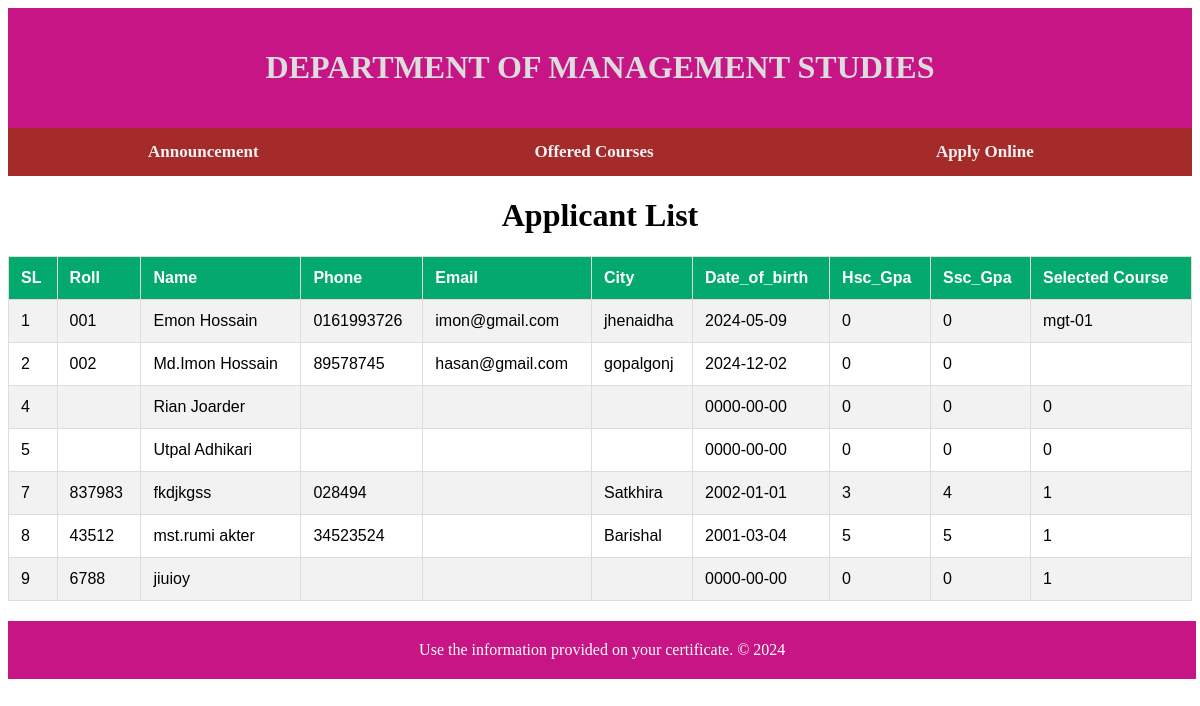
The page /applicant_list.php on the database its author committed.
### tables this page shows
CREATE TABLE `applicant` (
  `id` int(20) NOT NULL,
  `roll` varchar(50) NOT NULL,
  `name` varchar(100) NOT NULL,
  `phone` varchar(16) NOT NULL,
  `email` varchar(50) NOT NULL,
  `city` varchar(50) NOT NULL,
  `dob` date NOT NULL,
  `hsc_gpa` double(10,0) NOT NULL,
  `ssc_gpa` decimal(10,0) NOT NULL,
  `course_id` varchar(100) NOT NULL
);

### applicant_list.php (the view)
<?php
	include "header.php";
	include "dbconnect.php";
	$sql = "SELECT * FROM applicant";
	$result = $conn->query($sql);
?>
<h1 align="center">Applicant List</h1>
<table>
	<tr>
		<th>SL</th>
		<th>Roll</th>
		<th>Name</th>
		<th>Phone</th>
		<th>Email</th>
		<th>City</th>
		<th>Date_of_birth</th>
		<th>Hsc_Gpa</th>
		<th>Ssc_Gpa</th>
		<th>Selected Course</th>
	</tr>
	<?php
		while($row=$result->fetch_assoc()){
			echo "<tr>";
			echo "<td>".$row["id"] ."</td>";
			echo "<td>".$row["roll"]."</td>";
			echo "<td>".$row["name"] ."</td>";
			echo "<td>".$row["phone"] ."</td>";
			echo "<td>".$row["email"]."</td>";
			echo "<td>".$row["city"]."</td>";
			echo "<td>".$row["dob"]."</td>";
			echo "<td>".$row["hsc_gpa"]."</td>";
			echo "<td>".$row["ssc_gpa"] ."</td>";
            echo "<td>".$row["course_id"]."</td>";
			echo "</tr>";
		}
	?>
<table>
<?php
	include "footer.php";
?>

### header.php (shortened to what this page needs)
<!DOCTYPE html>
<html lang="en">
	<head>
	<link rel="stylesheet" href="style01.css">
	</head>
	<body>
		<div class="header">
		  <h1>DEPARTMENT OF MANAGEMENT STUDIES</h1>
		</div>
		<div class="topnav">
		  <a href="index.php">Announcement</a>
		  <a href="courses.php">Offered Courses</a>
		  <a href="application.php">Apply Online</a>
		</div>

### footer.php
 <div class="footer">
			Use the information provided on your certificate. &copy; 2024
		</div>
	</body>
</html>

### style01.css (style rules this page uses)
.header { background-color:#C71585; padding: 20px; text-align: center; color:#ddd; }
.topnav { overflow: hidden; background-color: #A52A2A; position:sticky; top:0; }
.topnav a { float: left; display: block; color: #f2f2f2; text-align: center; padding: 14px 16px; text-decoration: none; width:33%; box-sizing: border-box; font-size:17px; font-weight:bold; }
table { font-family: Arial, Helvetica, sans-serif; border-collapse: collapse; width: 100%; }
table, td, th { border: 1px solid #ddd; padding: 12px; }
tr:nth-child(even) { background-color: #f2f2f2; }
th { padding-top: 12px; padding-bottom: 12px; text-align: left; background-color: #04AA6D; color: white; }
.footer { width: 97%; padding:20px; background-color: #C71585; color: white; text-align: center; margin-top:20px; }

### rows shown on the page
applicant: id "1", roll "001", name "Emon Hossain", phone "0161993726", email "imon@gmail.com", city "jhenaidha", dob "2024-05-09", hsc_gpa "0", ssc_gpa "0", course "mgt-01"
applicant: id "2", roll "002", name "Md.Imon Hossain", phone "89578745", email "hasan@gmail.com", city "gopalgonj", dob "2024-12-02", hsc_gpa "0", ssc_gpa "0"
applicant: id "4", name "Rian Joarder", dob "0000-00-00", hsc_gpa "0", ssc_gpa "0", course "0"
applicant: id "5", name "Utpal Adhikari", dob "0000-00-00", hsc_gpa "0", ssc_gpa "0", course "0"
applicant: id "7", roll "837983", name "fkdjkgss", phone "028494", city "Satkhira", dob "2002-01-01", hsc_gpa "3", ssc_gpa "4", course "1"
applicant: id "8", roll "43512", name "mst.rumi akter", phone "34523524", city "Barishal", dob "2001-03-04", hsc_gpa "5", ssc_gpa "5", course "1"
applicant: id "9", roll "6788", name "jiuioy", dob "0000-00-00", hsc_gpa "0", ssc_gpa "0", course "1"
